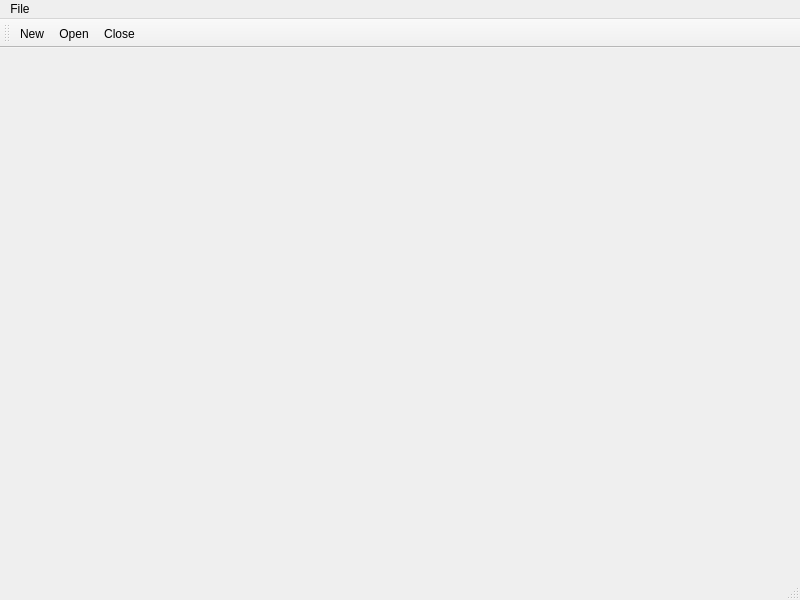
<?xml version="1.0" encoding="UTF-8"?>
<ui version="4.0">
 <class>MainWindow</class>
 <widget class="QMainWindow" name="MainWindow">
  <property name="geometry">
   <rect>
    <x>0</x>
    <y>0</y>
    <width>800</width>
    <height>600</height>
   </rect>
  </property>
  <property name="windowTitle">
   <string>MainWindow</string>
  </property>
  <widget class="QWidget" name="centralwidget"/>
  <widget class="QStatusBar" name="statusbar"/>
  <widget class="QMenuBar" name="menuBar">
   <property name="geometry">
    <rect>
     <x>0</x>
     <y>0</y>
     <width>800</width>
     <height>22</height>
    </rect>
   </property>
   <widget class="QMenu" name="menuFile">
    <property name="title">
     <string>File</string>
    </property>
    <addaction name="actionnew"/>
    <addaction name="separator"/>
    <addaction name="actionOpen"/>
    <addaction name="separator"/>
    <addaction name="actionClose"/>
   </widget>
   <addaction name="menuFile"/>
  </widget>
  <widget class="QToolBar" name="toolBar">
   <property name="windowTitle">
    <string>toolBar</string>
   </property>
   <attribute name="toolBarArea">
    <enum>TopToolBarArea</enum>
   </attribute>
   <attribute name="toolBarBreak">
    <bool>false</bool>
   </attribute>
   <addaction name="actionnew"/>
   <addaction name="actionOpen"/>
   <addaction name="actionClose"/>
  </widget>
  <action name="actionnew">
   <property name="text">
    <string>New</string>
   </property>
  </action>
  <action name="actionOpen">
   <property name="text">
    <string>Open</string>
   </property>
  </action>
  <action name="actionClose">
   <property name="text">
    <string>Close</string>
   </property>
  </action>
 </widget>
 <resources/>
 <connections/>
</ui>
